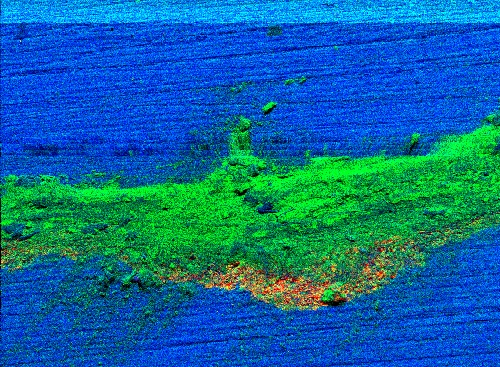
#> input picture Analisis_CaCO3/Image_Reconstructed (r,g,b)__1-Ca_over_1-O_over_1-C.jpg, 500 x 367 px
$ python MainContour.py 'Image_Reconstructed (r,g,b)__1-Ca_over_1-O_over_1-C.jpg'
#> lines starting #> are read from the running program, lines starting #| are printed output that depends on the picture
import cv2
import numpy as np
import sys
from scipy.optimize import curve_fit as fit
from scipy import exp
from matplotlib import pyplot as plt

import pdb


drawing = False # true if mouse is pressed
ix = -1 #Creamos un punto inicial x,y
iy = -1,
dotslist = [] #Creamos una lista donde almacenaremos los puntos del contorno

# mouse callback function
# [41 lines left out: functions draw_dots, Croped, not called in this run]

def histogram(img, mask):
    hist = cv2.calcHist([img], [0], mask, [256], [0,256])
    return hist

# [48 lines left out: functions Listing, MeanAndSigma, gaussModel, gauss, maximum_value, Countsum, not called in this run]


file = str(sys.argv[1])

img = cv2.imread(file)#Lee la imagen a color
#> img is the input picture: shape (367, 500, 3); mean B, G, R 153.2, 105.2, 14.6
img2 = cv2.imread(file,cv2.IMREAD_GRAYSCALE)#Lee la imagen pero en intensidad (B and W)
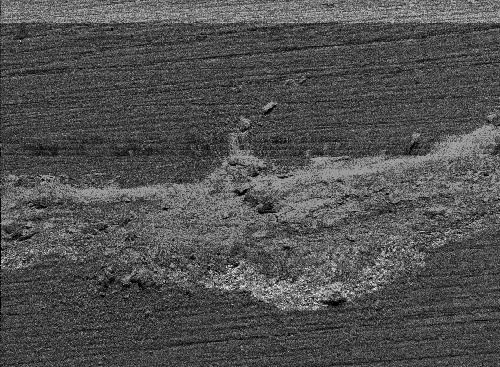
#> img2: shape (367, 500); min 0, max 242, mean 81.3
cv2.namedWindow(file)#Cremaos la ventana para mistras a img
cv2.setMouseCallback(file,draw_dots) #llamamos al MouseCall para dibujar el contorno


while(1):
    cv2.imshow(file,img) #Mostramos a img en la ventana para dibujar el contono

    k = cv2.waitKey(1) & 0xFF
#> (key Esc is pressed here)

    if k == 32: #space
        dotslist = np.asarray(dotslist)#Convertimos el contorno en un array de numpy

        #Aplicamos el contorno a la image a partir de dtolist
        img_croped_BB = Croped(dotslist, img2)[0]#Rcuperamos solo la region de interes (imagen cortada con bordes negros)
        mask = Croped(dotslist, img2)[1] #Recuperamos la mascara creada
        img_croped = Croped(dotslist, img2)[2]#recuperamos la imagen cortada en rectangulo para analizar con la mascara
        hist = histogram(img_croped, mask)#Calculamos el histograma usando la mascara #len(hist) = 256
        hist = Listing(hist)
        hist.pop(0)
        #pdb.set_trace()

        #Analisis
        x = np.linspace(1.0, len(hist), len(hist)) #creamos los x para hace el fit, (inicio, final, numero total)
        [mean, sigma] = MeanAndSigma(x, hist)
        [maxg, meang, sigmag] = gauss(gaussModel, x, hist, p0=[max(hist), mean, sigma])#popt son los parametros del fit, pcov es la curva del fit
        fit = gaussModel(x, maxg, meang, sigma)
        # [5 lines of commented-out code are left out]

        name1 = file[0:-4]#definimos un mobre sin la extrension del archvo
        [hist_max_val, hist_max_ubication, gmax_val, gmax_ubication]= maximum_value(hist, fit)
        #pdb.set_trace()
        Tcount = Countsum(hist)
        print("Las cuentas totales distintas de cero son: " + str(Tcount))

        #Histograma con fit
        fig1 = plt.figure()
        ax1 = fig1.add_subplot(111)
        ax1.set_xlabel('Intensity Values', fontsize= 12)
        ax1.set_ylabel('Counts', fontsize= 12)
        ax1.set_title('Histogram of: ' + name1)
        ax1.set_xticks(np.arange(0, len(x), step=20))
        #ax1.set_yticks(np.arange(0, max(hist), step=100))
        ax1.plot(x, hist, '-', color='red', markersize=6, label = 'histogram', linewidth=2)#ploteamos el histograma
        ax1.plot(x, fit, '-', color='teal', markersize=1, label = 'gaussian fit', linewidth=1)#ploteamos el histograma
        ax1.axvline(x = gmax_ubication)#DIbujamos una linea vertical
        ax1.text(gmax_ubication + 25, (hist_max_val)/2, 'max value: ' + str(gmax_ubication))
        ax1.legend(loc='best')
        plt.savefig('Histogram of ' + name1)

        #Imagen e histograma
        fig2 = plt.figure()
        plt.subplots_adjust(left=None, bottom=None, right=None, top=None, wspace=0.5, hspace=0.5)
        #imagen
        ax2 = fig2.add_subplot(121)
        ax2.set_xlabel('x pixel position', fontsize= 12)
        ax2.set_ylabel('y pixel position', fontsize= 12)
        ax2.set_title('Image: ' + name1)
        ax2.imshow(img_croped_BB, cmap= 'Greys')
        ax2.legend(loc='best')

        #histograma
        ax3 = fig2.add_subplot(122)
        ax3.set_xlabel('Intensity Values', fontsize= 12)
        ax3.set_ylabel('Counts', fontsize= 12)
        ax3.set_title('Histogram of: ' + name1)
        ax3.plot(x, hist, '-', color='red', markersize=6, label = 'histogram', linewidth=2)#ploteamos el histograma
        ax3.plot(x, fit, '-', color='teal', markersize=1, label = 'gaussian fit', linewidth=1)#ploteamos el histograma
        plt.savefig('Interest seccion and histogram of ' + name1)

        plt.show()
        cv2.imshow('croped', img_croped_BB)#Mostramos img2 con el contorno
        cv2.imwrite("Corte_" + name1 +'.jpg', img_croped_BB)


    if k == 27:#esc
        #pdb.set_trace()
        break# hace,el break para para el programa si se estripa esc

cv2.destroyAllWindows()#Destruimos todas las ventanas
